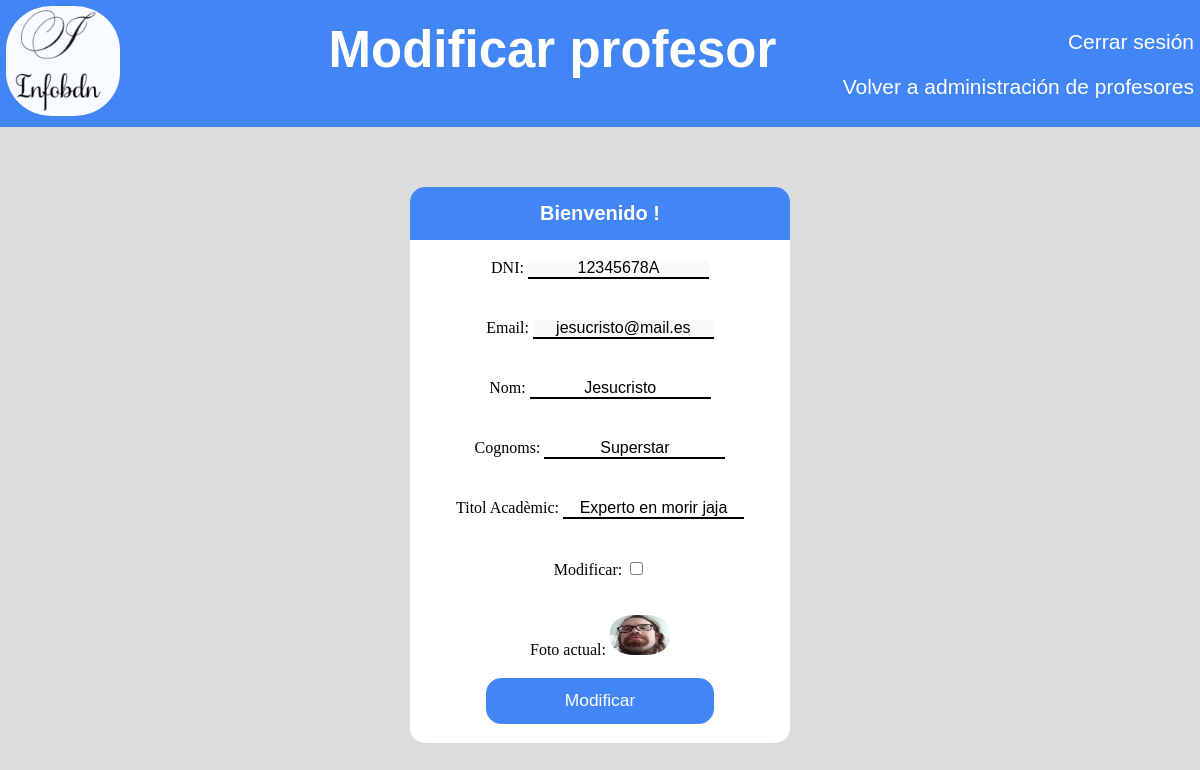
Page /modificarprofesor.php?id=12345678A on the earlier database version.
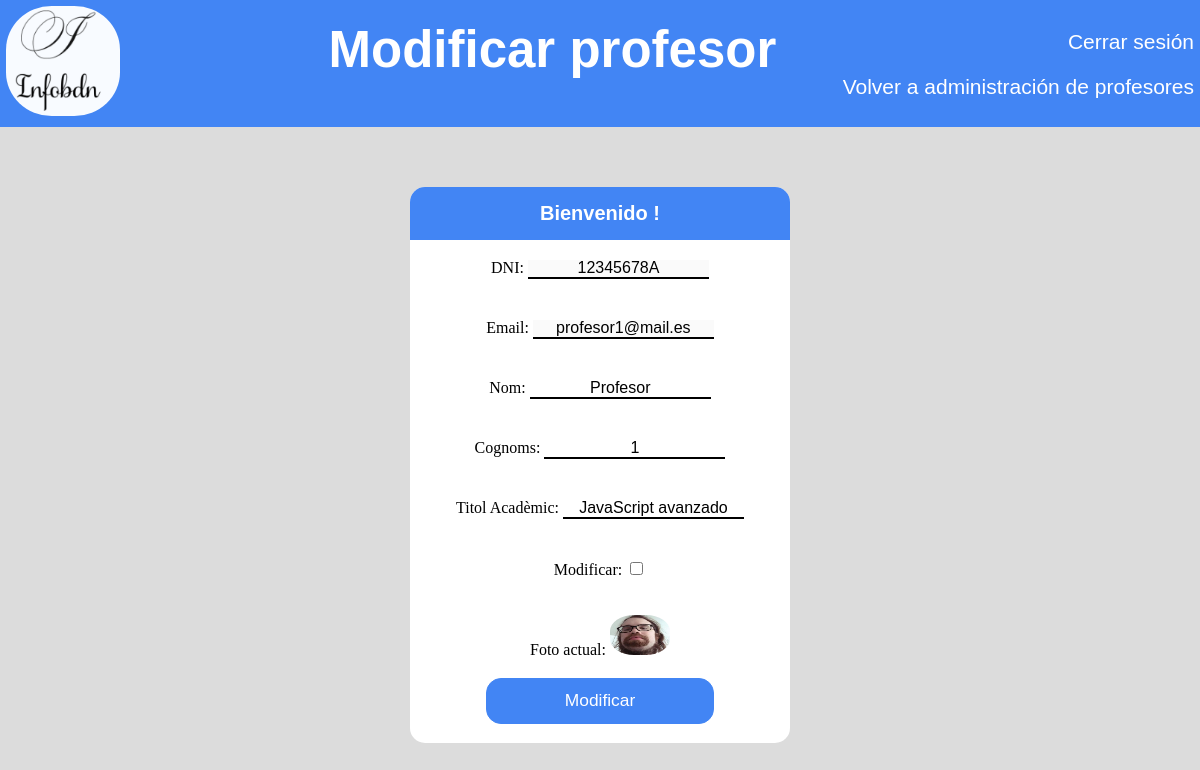
Same page on the later database version.
### tables this page shows
CREATE TABLE `professors` (
  `DNI` varchar(9) NOT NULL,
  `Email` varchar(255) NOT NULL,
  `Nom` varchar(90) NOT NULL,
  `Cognoms` varchar(255) NOT NULL,
  `Titol_Academic` varchar(255) NOT NULL,
  `Foto` varchar(255) DEFAULT NULL,
  `Password` varchar(255) NOT NULL,
  `Activado` tinyint(1) NOT NULL DEFAULT 1
);

### funciones.php (the view, shortened to what this page needs)
<?php
function conectar() {
    try {
        $servername = "localhost";
        $database = "infobdn";
        $username = "root";
        $conn = mysqli_connect($servername, $username,"", $database);
        return $conn;
    } catch(Exception $ex) {
        echo "<p class=errorsql>Fallo al conectar a la base de datos</p>";
        echo '<meta http-equiv="refresh" content="2;url=index.php" />';
    }
}
            ?>
                    <?php
function modificarProfesor($dni) {
    try {
        $conn = conectar();
        if(isset($_POST['Nom'])) {
            foreach($_POST as $field_name => $value) {
                if($value != "") {
                    $query = "UPDATE professors SET $field_name = '$value' WHERE DNI = '$dni'";
                    mysqli_query($conn,$query);
                }
            }
            if(isset($_POST['Foto'])) {
                if(is_uploaded_file ($_FILES['Foto']['tmp_name'])) {
                    $filename = $_FILES['Foto']['name'];
                    $destination = 'professors/'.$filename;
                    $extension = pathinfo($filename, PATHINFO_EXTENSION);
                    $file = $_FILES['Foto']['tmp_name'];
                    $size = $_FILES['Foto']['size'];
                    if ($_FILES['Foto']['size'] > 16000000) {
                        echo "<p class=fallo>El archivo es muy grande!</p>";
                        echo '<meta http-equiv="refresh" content="2;url=index.php" />';
                    }
                    else {
                        if (move_uploaded_file($file, $destination)) {
                            $query = "UPDATE professors SET Foto = '$destination' WHERE DNI = '$dni'";
                            mysqli_query($conn,$query);
                        }
                        else {
                            echo "<p class=fallo>Hubo un fallo al subir el archivo.</p>";
                            echo '<meta http-equiv="refresh" content="2;url=index.php" />';
                        }
                    }
                }
            }
            echo "<p class=modificar>Datos modificados correctamente</p>";
            echo "<meta http-equiv=refresh content='2; url=profesores.php'>";
        }
        else {
            $query = "SELECT * FROM professors WHERE DNI = '$dni'";
            $result = mysqli_query($conn,$query);
            if(!$result) {
                echo "Fallo al realizar la consulta";
            }
            else {
                $profesor = mysqli_fetch_array($result,MYSQLI_ASSOC);
            }
        ?>
        <form  id="modify" method="POST" enctype="multipart/form-data" >
            <label for="DNI">DNI:
                <input disabled type="text" id="modify" name="DNI" placeholder = "<?php echo $profesor['DNI']; ?>" ><br/>
            <label for="Email">Email:
                <input disabled type="email" id="modify" name="Email" placeholder = "<?php echo $profesor['Email']; ?>" ><br/>
            <label for="Nom">Nom:
                <input type="text" id="modify" name="Nom" placeholder = "<?php echo $profesor['Nom']; ?>" ><br/>
            <label for="Cognoms">Cognoms:
                <input type="text" id="modify" name="Cognoms" placeholder = "<?php echo $profesor['Cognoms']; ?>" ><br/>
            <label for="Titol_Academic">Titol Acadèmic:
                <input type="text" id="modify" name="Titol_Academic" placeholder = "<?php echo $profesor['Titol_Academic']; ?>" ><br/>
            <label for="mod_foto">Modificar:
                <input type="checkbox" id="Foto" name="Foto" onclick="modificarFoto()" ><br/>
            Foto actual: <img src="<?php echo $profesor['Foto']; ?>" style='width:50px;height:40px;'></img><br/>
                <button type="submit">Modificar</button>
            </form>
                <?php
                }
    } catch(Exception $ex) {
        echo "<p class=errorsql>Fallo al ejecutar la consulta</p>";
        echo '<meta http-equiv="refresh" content="2;url=profesores.php" />';
    }
}
        ?>

Differences in the rows shown:
changed professors "12345678A": Email "jesucristo@mail.es" → "profesor1@mail.es"; Nom "Jesucristo" → "Profesor"; Cognoms "Superstar" → "1"; Titol_Academic "Experto en morir jaja" → "JavaScript avanzado"
